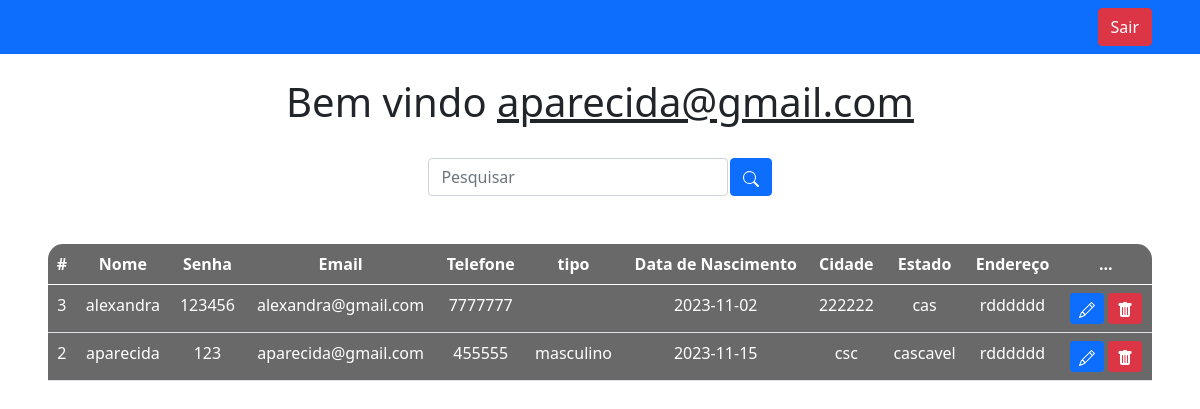
The app's page /sistema.php (signed in) with its own data.
### tables this page shows
CREATE TABLE `clientes` (
  `id` int(11) NOT NULL,
  `nome` varchar(255) NOT NULL,
  `senha` varchar(255) NOT NULL,
  `email` varchar(255) NOT NULL,
  `telefone` varchar(255) NOT NULL,
  `genero` enum('feminino','masculino','outro') NOT NULL,
  `data_nascimento` date NOT NULL,
  `cidade` varchar(255) NOT NULL,
  `estado` varchar(255) NOT NULL,
  `endereco` varchar(255) NOT NULL
);

### sistema.php (the view, shortened to what this page needs)
<?php
    include_once('config.php');
    $logado = $_SESSION['email'];
    if(!empty($_GET['search']))
    {
        $data = $_GET['search'];
        $sql = "SELECT * FROM clientes WHERE id LIKE '%$data%' or nome LIKE '%$data%' or email LIKE '%$data%' ORDER BY id DESC";
    }
    else
    {
        $sql = "SELECT * FROM clientes ORDER BY id DESC";
    }
    $result = $conexao->query($sql);
?>
<!DOCTYPE html>
<html lang="en">
<head>
    <link href="https://cdn.jsdelivr.net/npm/bootstrap@5.0.2/dist/css/bootstrap.min.css" rel="stylesheet">
</head>
<body>
    <nav class="navbar navbar-expand-lg navbar-dark bg-primary">
        <div class="container-fluid">
        </div>
        <div class="d-flex">
            <a href="sair.php" class="btn btn-danger me-5">Sair</a>
        </div>
    </nav>
    <br>
    <?php
        echo "<h1>Bem vindo <u>$logado</u></h1>";
    ?>
    <br>
    <div class="box-search">
        <input type="search" class="form-control w-25" placeholder="Pesquisar" id="pesquisar">
        <button onclick="searchData()" class="btn btn-primary">
        </button>
    </div>
    <div class="m-5">
        <table class="table text-white table-bg">
            <thead>
                <tr>
                    <th scope="col">#</th>
                    <th scope="col">Nome</th>
                    <th scope="col">Senha</th>
                    <th scope="col">Email</th>
                    <th scope="col">Telefone</th>
                    <th scope="col">tipo</th>
                    <th scope="col">Data de Nascimento</th>
                    <th scope="col">Cidade</th>
                    <th scope="col">Estado</th>
                    <th scope="col">Endereço</th>
                    <th scope="col">...</th>
                </tr>
            </thead>
            <tbody>
                <?php
                    while($user_data = mysqli_fetch_assoc($result)) {
                        echo "<tr>";
                        echo "<td>".$user_data['id']."</td>";
                        echo "<td>".$user_data['nome']."</td>";
                        echo "<td>".$user_data['senha']."</td>";
                        echo "<td>".$user_data['email']."</td>";
                        echo "<td>".$user_data['telefone']."</td>";
                        echo "<td>".$user_data['genero']."</td>";
                        echo "<td>".$user_data['data_nascimento']."</td>";
                        echo "<td>".$user_data['cidade']."</td>";
                        echo "<td>".$user_data['estado']."</td>";
                        echo "<td>".$user_data['endereco']."</td>";
                        echo "<td>
                        <a class='btn btn-sm btn-primary' href='edit.php?id=$user_data[id]' title='Editar'>
                            <svg xmlns='http://www.w3.org/2000/svg' width='16' height='16' fill='currentColor' class='bi bi-pencil' viewBox='0 0 16 16'>
                                <path d='M12.146.146a.5.5 0 0 1 .708 0l3 3a.5.5 0 0 1 0 .708l-10 10a.5.5 0 0 1-.168.11l-5 2a.5.5 0 0 1-.65-.65l2-5a.5.5 0 0 1 .11-.168l10-10zM11.207 2.5 13.5 4.793 14.793 3.5 12.5 1.207 11.207 2.5zm1.586 3L10.5 3.207 4 9.707V10h.5a.5.5 0 0 1 .5.5v.5h.5a.5.5 0 0 1 .5.5v.5h.293l6.5-6.5zm-9.761 5.175-.106.106-1.528 3.821 3.821-1.528.106-.106A.5.5 0 0 1 5 12.5V12h-.5a.5.5 0 0 1-.5-.5V11h-.5a.5.5 0 0 1-.468-.325z'/>
                            </svg>
                            </a>
                            <a class='btn btn-sm btn-danger' href='delete.php?id=$user_data[id]' title='Deletar'>
                                <svg xmlns='http://www.w3.org/2000/svg' width='16' height='16' fill='currentColor' class='bi bi-trash-fill' viewBox='0 0 16 16'>
                                    <path d='M2.5 1a1 1 0 0 0-1 1v1a1 1 0 0 0 1 1H3v9a2 2 0 0 0 2 2h6a2 2 0 0 0 2-2V4h.5a1 1 0 0 0 1-1V2a1 1 0 0 0-1-1H10a1 1 0 0 0-1-1H7a1 1 0 0 0-1 1H2.5zm3 4a.5.5 0 0 1 .5.5v7a.5.5 0 0 1-1 0v-7a.5.5 0 0 1 .5-.5zM8 5a.5.5 0 0 1 .5.5v7a.5.5 0 0 1-1 0v-7A.5.5 0 0 1 8 5zm3 .5v7a.5.5 0 0 1-1 0v-7a.5.5 0 0 1 1 0z'/>
                                </svg>
                            </a>
                            </td>";
                        echo "</tr>";
                    }
                    ?>
            </tbody>
        </table>
    </div>
</body>
</html>

### sistema.php (style rules this page uses)
body { background-image: url("banner/banner8.png"); background-repeat: no-repeat; background-size: cover; color: black 0.6; text-align: center; }
.table-bg { background-color: #696969; border-radius: 15px 15px 0 0; }
.box-search { display: flex; justify-content: center; gap: .1%; }

### records on screen
clientes: id "3", nome "alexandra", senha "123456", email "alexandra@gmail.com", telefone "7777777", data_nascimento "2023-11-02", cidade "222222", estado "cas", endereco "rdddddd"
clientes: id "2", nome "aparecida", senha "123", email "aparecida@gmail.com", telefone "455555", genero "masculino", data_nascimento "2023-11-15", cidade "csc", estado "cascavel", endereco "rdddddd"

### other values on screen
$logado "aparecida@gmail.com"
